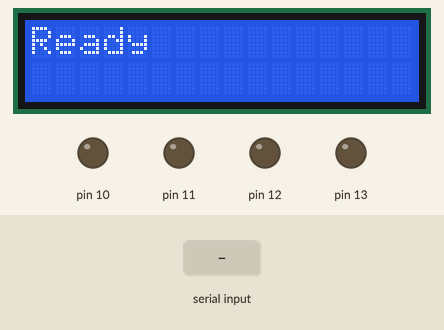
A sketch run on a simulated Arduino Uno, built with avr-gcc and run on an emulated ATmega328P. Parts: 16×2 character LCD, output pins drawn as LEDs (lit = HIGH). The inputs (shaded band) are chosen by the test bench. What the sketch prints to the serial monitor is not drawn.

Above: at 4.3 s.
4.4 s: "o" received over Serial
At 5.1 s:
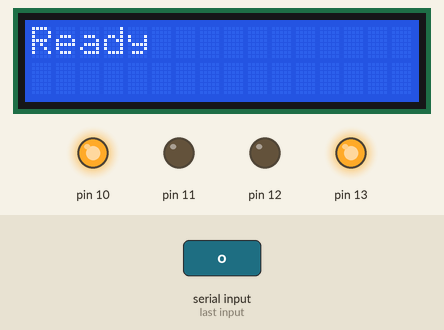
5.9 s: "x" received over Serial
At 6.3 s:
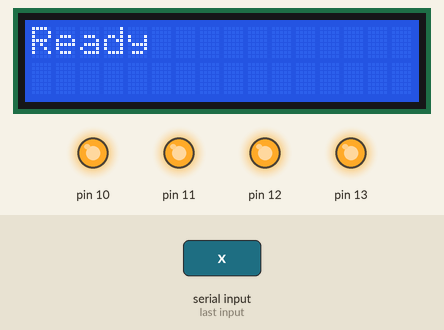
7.4 s: "0" received over Serial
At 8.6 s:
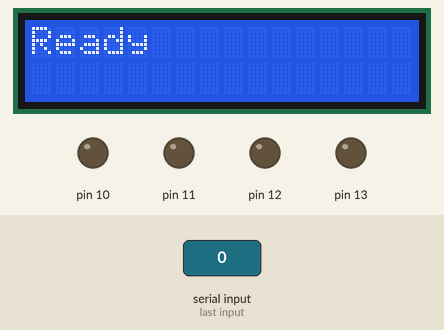
8.9 s: "x" received over Serial
At 9.8 s:
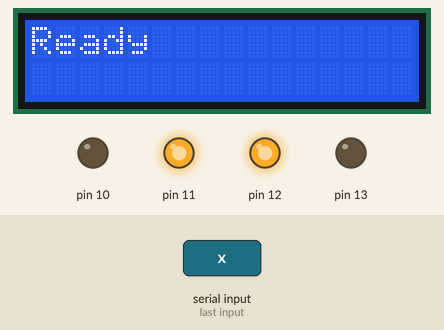
Timing chart, 0 to 11.4 s (numbered marks = the images above; inputs shaded):
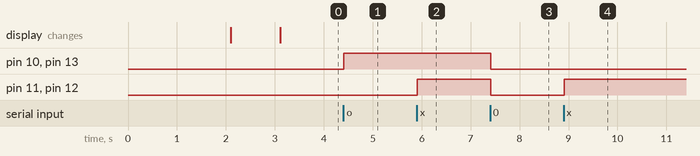

The sketch:

RC_Car_Bluetooth_1_0.ino
```cpp
String message; // variabila bluetooth

#include <Wire.h>
#include <LiquidCrystal_I2C.h>

LiquidCrystal_I2C lcd(0x27, 16, 2);
 // 1 si r stanga si dreapta  x spate si o fata
void setup(){
  pinMode(13,OUTPUT);
  pinMode(12,OUTPUT);
  pinMode(11,OUTPUT);
  pinMode(10,OUTPUT);
  Serial.begin(9600);

  lcd.begin();
  lcd.backlight();
  lcd.print("Loading ...");
  lcd.setCursor(0,1);
  lcd.print("ANIX Sys v1.0");
  delay(2000);
  lcd.clear();
  lcd.setCursor(0,0);
  lcd.print("Load Complete.");
  delay(1000);
  lcd.clear();
  lcd.print("Ready");


}


void loop(){

  while(Serial.available())
  {
    message+=char(Serial.read());//salveaza in variabila
  }
  if(!Serial.available())
  {
    if(message!="")
    {
      Serial.println(message);
      if(message=="o"){
        digitalWrite(10,HIGH);
        digitalWrite(13,HIGH);


      }else if(message=="x"){
        digitalWrite(11,HIGH);
        digitalWrite(12,HIGH);


      }

    else if(message=="0")
      {
        digitalWrite(10,LOW);
        digitalWrite(11,LOW);   //Cancel ALL
        digitalWrite(12,LOW);
        digitalWrite(13,LOW);
      }


      message=""; //clear the data
    }
  }
  delay(50); //delay


}
```

Measured:
- after the input at 4.4 s, pin 10, pin 13: LOW → HIGH at once
- after the input at 5.9 s, pin 11, pin 12: LOW → HIGH at once
- after the input at 7.4 s, pin 10–13: HIGH → LOW at once
- after the input at 8.9 s, pin 11, pin 12: LOW → HIGH at once
